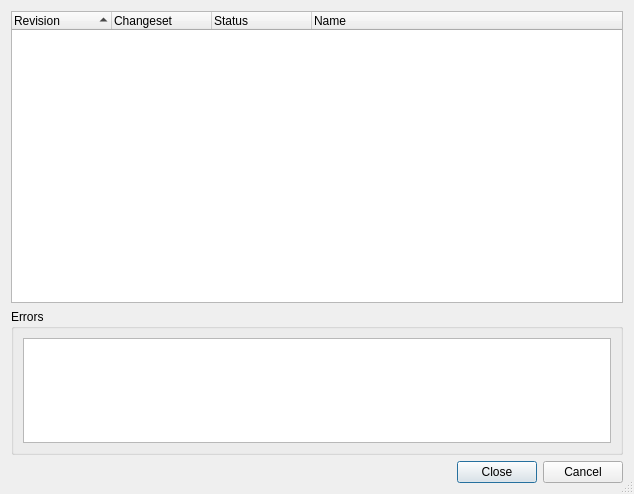
<?xml version="1.0" encoding="UTF-8"?>
<ui version="4.0">
 <class>HgBookmarksListDialog</class>
 <widget class="QDialog" name="HgBookmarksListDialog">
  <property name="geometry">
   <rect>
    <x>0</x>
    <y>0</y>
    <width>634</width>
    <height>494</height>
   </rect>
  </property>
  <property name="windowTitle">
   <string>Mercurial Bookmarks</string>
  </property>
  <property name="whatsThis">
   <string>&lt;b&gt;Mercurial Bookmarks&lt;/b&gt;
&lt;p&gt;This dialog shows a list of the projects bookmarks.&lt;/p&gt;</string>
  </property>
  <property name="sizeGripEnabled">
   <bool>true</bool>
  </property>
  <layout class="QVBoxLayout">
   <item>
    <widget class="QTreeWidget" name="bookmarksList">
     <property name="sizePolicy">
      <sizepolicy hsizetype="Expanding" vsizetype="Expanding">
       <horstretch>0</horstretch>
       <verstretch>2</verstretch>
      </sizepolicy>
     </property>
     <property name="contextMenuPolicy">
      <enum>Qt::CustomContextMenu</enum>
     </property>
     <property name="whatsThis">
      <string>&lt;b&gt;Bookmarks List&lt;/b&gt;
&lt;p&gt;This shows a list of the projects bookmarks.&lt;/p&gt;</string>
     </property>
     <property name="alternatingRowColors">
      <bool>true</bool>
     </property>
     <property name="rootIsDecorated">
      <bool>false</bool>
     </property>
     <property name="itemsExpandable">
      <bool>false</bool>
     </property>
     <property name="sortingEnabled">
      <bool>true</bool>
     </property>
     <column>
      <property name="text">
       <string>Revision</string>
      </property>
     </column>
     <column>
      <property name="text">
       <string>Changeset</string>
      </property>
     </column>
     <column>
      <property name="text">
       <string>Status</string>
      </property>
     </column>
     <column>
      <property name="text">
       <string>Name</string>
      </property>
     </column>
    </widget>
   </item>
   <item>
    <widget class="QGroupBox" name="errorGroup">
     <property name="sizePolicy">
      <sizepolicy hsizetype="Preferred" vsizetype="Expanding">
       <horstretch>0</horstretch>
       <verstretch>1</verstretch>
      </sizepolicy>
     </property>
     <property name="title">
      <string>Errors</string>
     </property>
     <layout class="QVBoxLayout">
      <item>
       <widget class="QTextEdit" name="errors">
        <property name="readOnly">
         <bool>true</bool>
        </property>
        <property name="acceptRichText">
         <bool>false</bool>
        </property>
       </widget>
      </item>
     </layout>
    </widget>
   </item>
   <item>
    <widget class="QDialogButtonBox" name="buttonBox">
     <property name="orientation">
      <enum>Qt::Horizontal</enum>
     </property>
     <property name="standardButtons">
      <set>QDialogButtonBox::Cancel|QDialogButtonBox::Close</set>
     </property>
    </widget>
   </item>
  </layout>
 </widget>
 <pixmapfunction>qPixmapFromMimeSource</pixmapfunction>
 <tabstops>
  <tabstop>bookmarksList</tabstop>
  <tabstop>errors</tabstop>
  <tabstop>buttonBox</tabstop>
 </tabstops>
 <resources/>
 <connections/>
</ui>
